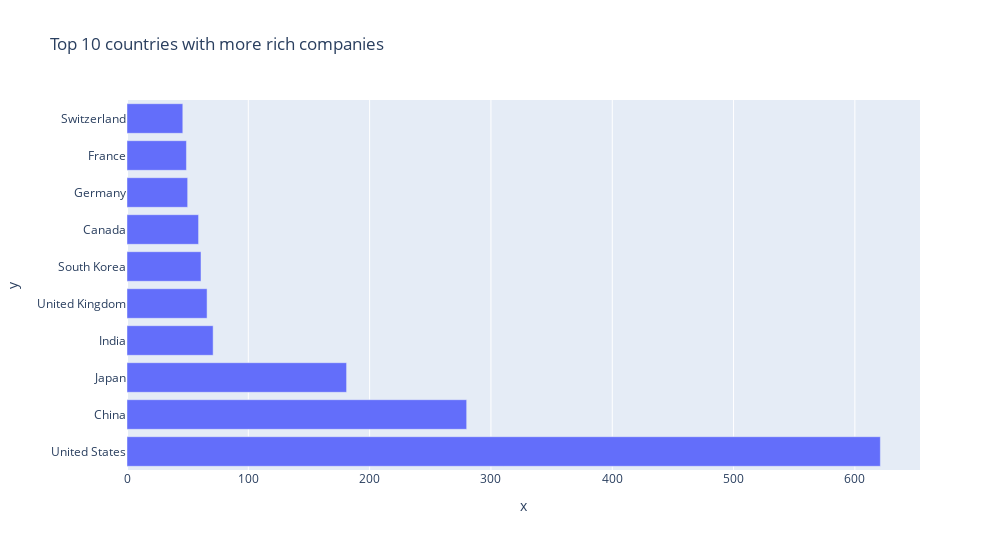

The notebook cell saved with this chart:
### Markdown cell above
most of the companies have 0-20 billion market value and then the trent is falling which means when market values going forward number of companies have been significantly decreases

### Code cell
country=df.groupby('Country').agg({'Name':'count'}).sort_values(by='Name',ascending=False).reset_index().head(10)
fig=px.bar(y=country.Country,x=country.Name,title='Top 10 countries with more rich companies')
fig.update_layout(width=1000,height=550)
fig.show()

### Figure 1 — Plotly figure (JSON) as saved in the notebook; plotly's stock layout.template omitted (floating-point values rounded to 4 significant figures)
{"data": [{"alignmentgroup": "True", "hovertemplate": "x=%{x}<br>y=%{y}<extra></extra>", "legendgroup": "", "marker": {"color": "#636efa", "pattern": {"shape": ""}}, "name": "", "offsetgroup": "", "orientation": "h", "showlegend": false, "textposition": "auto", "type": "bar", "x": [621, 280, 181, 71, 66, 61, 59, 50, 49, 46], "xaxis": "x", "y": ["United States", "China", "Japan", "India", "United Kingdom", "South Korea", "Canada", "Germany", "France", "Switzerland"], "yaxis": "y"}], "layout": {"barmode": "relative", "height": 550, "legend": {"tracegroupgap": 0}, "title": {"text": "Top 10 countries with more rich companies"}, "width": 1000, "xaxis": {"anchor": "y", "autorange": true, "domain": [0, 1], "range": [0, 653.7], "title": {"text": "x"}, "type": "linear"}, "yaxis": {"anchor": "x", "autorange": true, "domain": [0, 1], "range": [-0.5, 9.5], "title": {"text": "y"}, "type": "category"}}}
